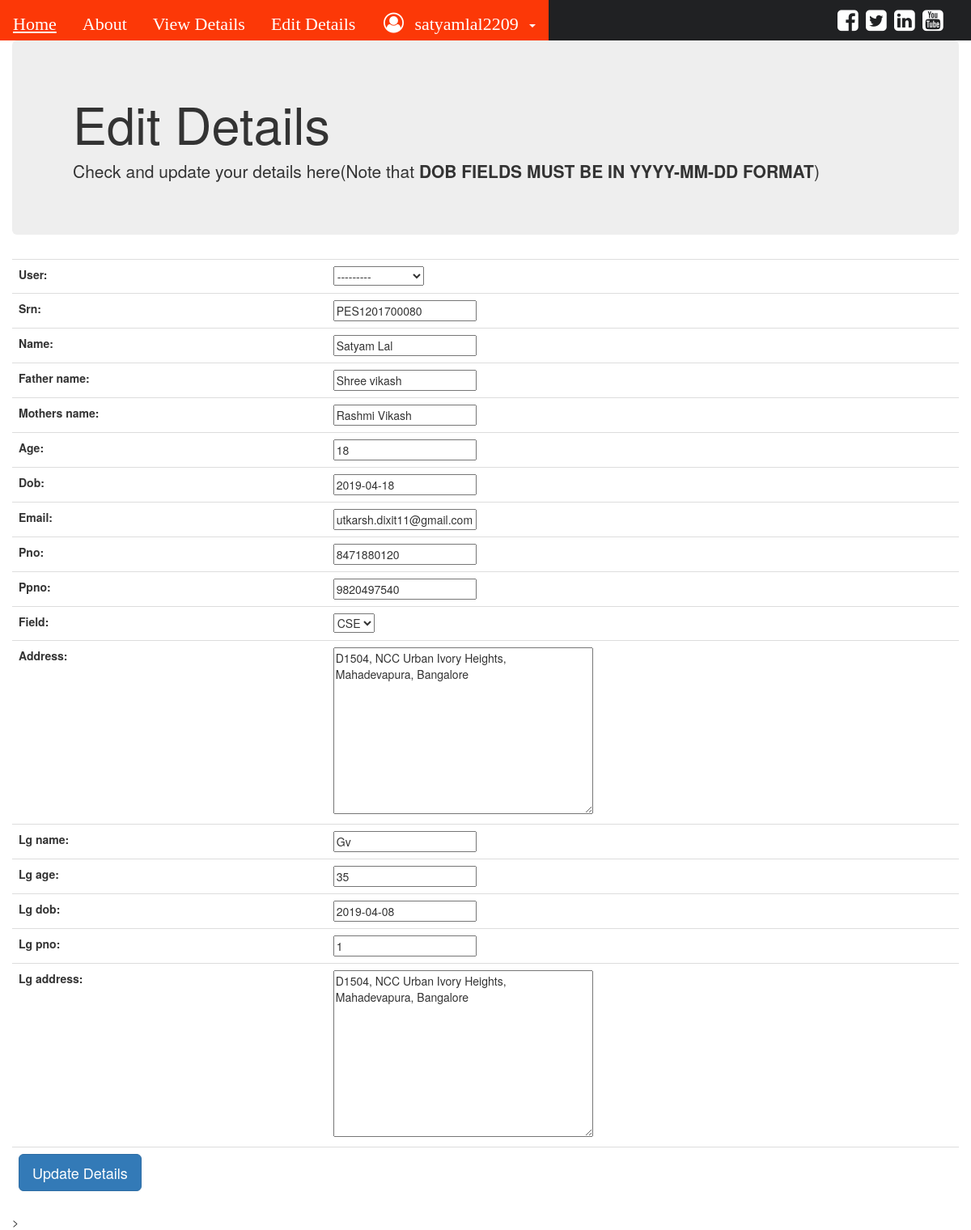
The page /edit_details/ (signed in) on the database its author committed.
### pbh/models.py (models this page shows)
class UserProfile(models.Model):
	user = models.OneToOneField(
		User,
		on_delete=models.CASCADE,
		primary_key=True)
	srn=models.CharField(max_length=13,default='')
	name=models.CharField(max_length=100)
	father_name=models.CharField(max_length=100)
	mothers_name=models.CharField(max_length=100)
	age=models.IntegerField()
	dob = models.DateField(("Date"), default=datetime.date.today)
	email=models.EmailField(default='')
	pno=models.IntegerField(default=0)
	ppno=models.IntegerField(default=0)
	CSE = 'CSE'
	ECE = 'ECE'
	EEE = 'EEE'
	ME = 'ME'
	CHOICES = (
		(CSE, 'CSE'),
		(ECE, 'ECE'),
		(EEE, 'EEE'),
		(ME, 'ME'),
		)
	field = models.CharField(max_length=3,
                                      choices=CHOICES,
                                      default=CSE)
	address=models.TextField()
	lg_name=models.CharField(max_length=100)
	lg_age=models.IntegerField(default=0)
	lg_dob= models.DateField(("Date"), default=datetime.date.today)
	lg_pno=models.IntegerField(default=0)
	lg_address=models.TextField()

### pbh/views.py (the view)
# urls.py: path('edit_details/',views.edit_details,name='edit_details'),
def edit_details(request):
	if not request.user.is_authenticated:
		return redirect('/pbh/login/')
	username = request.user.get_username()
	if(request.method=='POST'):
		try:
			user_details = UserProfile.objects.get(user=request.user)
			form=HomeForm(request.POST, user=request.user, instance=user_details)
		except:
			form=HomeForm(request.POST, user=request.user)
		if(form.is_valid()):
			form.save()
	else:
		try:
			user_details = UserProfile.objects.get(user=request.user)
			if user_details is not None:
				form=HomeForm(initial={
					'srn': user_details.srn,
					'name': user_details.name,
					'father_name': user_details.father_name,
					'mothers_name': user_details.mothers_name,
					'age': user_details.age,
					'dob': user_details.dob,
					'email': user_details.email,
					'pno': user_details.pno,
					'ppno': user_details.ppno,
					'field': user_details.field,
					'address': user_details.address,
					'lg_name': user_details.lg_name,
					'lg_age': user_details.lg_age,
					'lg_dob': user_details.lg_dob,
					'lg_pno': user_details.lg_pno,
					'lg_address': user_details.lg_address,
					}, user=request.user)
		except:
			form = HomeForm(user=request.user)
	return render(request,'pbh/edit_details.html', {'form': form, 'username': username})

### pbh/forms.py
class HomeForm(forms.ModelForm):
	srn=forms.CharField(max_length=13)
	name=forms.CharField(max_length=100)
	father_name=forms.CharField(max_length=100)
	mothers_name=forms.CharField(max_length=100)
	age=forms.IntegerField()
	dob = forms.DateField()
	email=forms.EmailField()
	pno=forms.IntegerField()
	ppno=forms.IntegerField()
	CHOICES = (('CSE', 'CSE'),('ECE', 'ECE'),('ME','ME'),('EEE','EEE'))
	field = forms.ChoiceField(choices=CHOICES)
	address=forms.Textarea()
	lg_name=forms.CharField(max_length=100)
	lg_age=forms.IntegerField()
	lg_dob= forms.DateField()
	lg_pno=forms.IntegerField()
	lg_address=forms.Textarea()
	def __init__(self, *args, **kwargs):
		user = kwargs.pop('user','')
		super(HomeForm, self).__init__(*args, **kwargs)
		self.fields['user']=forms.ModelChoiceField(queryset=User.objects.filter(username=user.get_username()))
	class Meta:
		model= UserProfile
		fields='__all__'

### pbh/templates/pbh/edit_details.html (shortened to what this page needs)
{% extends 'pbh/base.html' %}
{% block content %}
<div class="container">
<div class="row">
	<div class="jumbotron jumbotron-fluid">
	  <div class="container">
	    <h1 class="display-4">Edit Details</h1>
	    <p class="lead">Check and update your details here(Note that <b>DOB FIELDS MUST BE IN YYYY-MM-DD FORMAT</b>)</p>
	  </div>
	</div>
</div>
<div class="row" class="body-row">
	<form method="POST">
	<table class="table">
		{{form.as_table}}
	<tr>
		<td>
			<button type="submit" class="btn btn-lg btn-primary">Update Details</button>
		</td>
		<td>
		</td>
	</tr>
	</table>
	>
</form>
</div>
</div>
{% endblock %}

### pbh/templates/pbh/base.html (shortened to what this page needs)
<!DOCTYPE html>
<html>
<head>
	<link rel="stylesheet" href="https://cdnjs.cloudflare.com/ajax/libs/font-awesome/4.7.0/css/font-awesome.min.css">
	<link rel="stylesheet" href="/static/styles.css">
	<link rel="stylesheet" href="https://maxcdn.bootstrapcdn.com/bootstrap/3.4.0/css/bootstrap.min.css">
</head>
<body>
	<div id ="ss" style="background-color: #202123">
			<div class="row">
				<div class="col-lg-10">
					<div id = "searchbar"class="searchelem"  >
	  					<a class="active" href="/pbh/">Home</a>
	  					<a class="active" href="/pbh/about/">About</a>
	  					<a class="active" href="/pbh/view_details">View Details</a>
	  					<a class="active" href="/pbh/edit_details">Edit Details</a>
	  					{% if username is None %}
	  					<a class="active" href="/pbh/login">Login</a>
	  					{% else %}
	  						<a class="active dropdown-toggle" href="#" id="dropdownMenu2" data-toggle="dropdown">
	  							<i class="fa fa-user-circle-o" aria-hidden="true" style="margin: 0px;padding:0px;font-size:25px"></i> &nbsp;{{username}}&nbsp;
	  						    <span class="caret"></span>
  						    </a>
	  					{% endif %}
					</div>
				</div>
				<div class="col-lg-2">
					<div class="btn-toolbar">
						<a class="btn-group" href="#"><i class="fa fa-facebook-square fa-inverse"></i></a>
						<a class="btn-group" href="#"><i class="fa fa-twitter-square fa-inverse"> </i></a>
						<a class="btn-group" href="#"><i class="fa fa-linkedin-square fa-inverse"></i></a>
						<a class="btn-group" href="#"><i class="fa fa-youtube-square fa-inverse"></i></a>
						<a class="btn-group" href="#"><i class="fa fa-instagram-square fa-inverse"> </i></a>
					</div>
				</div>
			</div>
	</div>
	<div>
		{% block content %}
		{% endblock %}
	</div>
</body>
</html>

### assets/styles.css (style rules this page uses)
.fa { padding: 10px; font-size: 30px; width: 30px; text-align: center; text-decoration: none; }
#searchbar { float: left; }
#ss { background-color: #202123; height: 50px; }
.searchelem { overflow: hidden; background-color: #202123; height: 50px; }
.searchelem a { height:50px; float: left; display: block; color: white; text-align: center; padding: 14px 16px; text-decoration: none; font-size: 22px; font-family:Agency FB; }
.searchelem a.active { background-color: #fc3807; color: white; }

### rows shown on the page
UserProfile: user "---------", srn "PES1201700080", name "Satyam Lal", father_name "Shree vikash", mothers_name "Rashmi Vikash", age "18", dob "2019-04-18", email "utkarsh.dixit11@gmail.com", pno "8471880120", ppno "9820497540", field "CSE", address "D1504, NCC Urban Ivory Heights, Mahadevapura, Bangalore", lg_name "Gv", lg_age "35", lg_dob "2019-04-08", lg_pno "1", lg_address "D1504, NCC Urban Ivory Heights, Mahadevapura, Bangalore"

### other values the page prints
{{ username }} "satyamlal2209"
